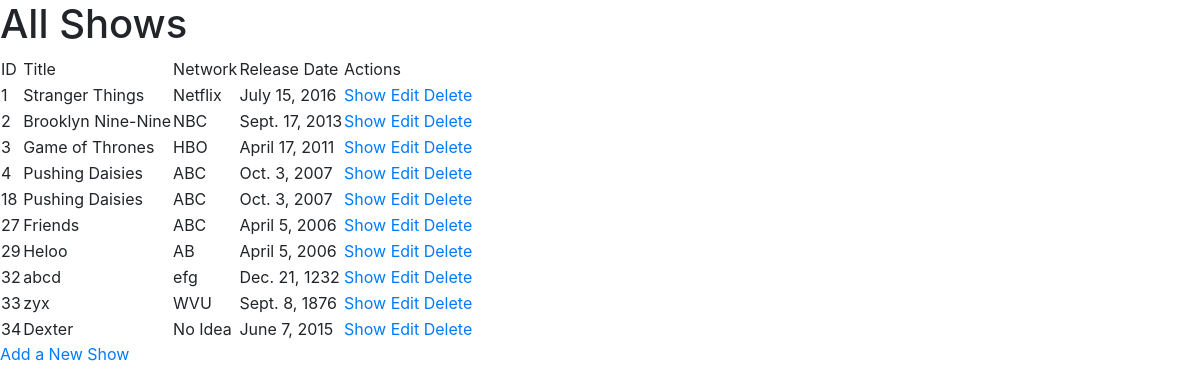
The app's page /shows, older data.
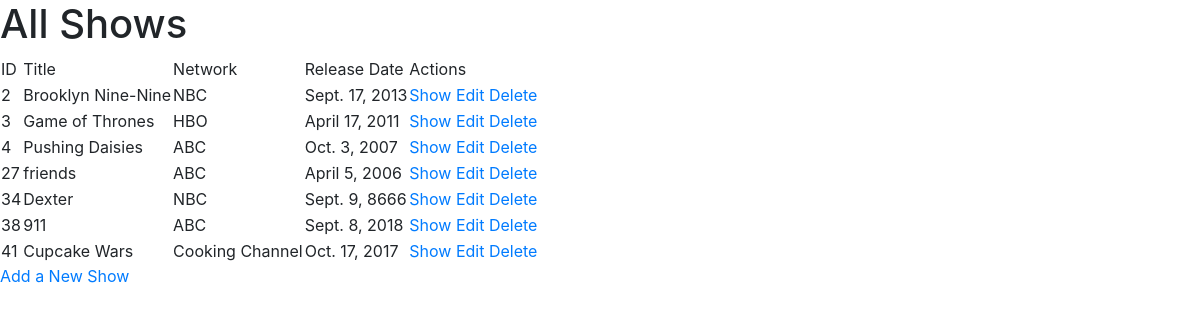
The same page, newer data.
### semi_restful_tv_shows_app/models.py (models this page shows, shortened)
class Show(models.Model):
    title = models.CharField(max_length=255)
    release_date = models.DateField(auto_now=False, auto_now_add=False)
    desc = models.TextField()
    network = models.CharField(max_length=255)
    created_at = DateTimeField(auto_now_add=True)
    updated_at = DateTimeField(auto_now=True)

### semi_restful_tv_shows_app/views.py (the view)
# urls.py: path('shows', views.display_all_shows),
def display_all_shows(request):
    context = {
        'shows' : Show.objects.all()
    }
    return render(request, "all_shows.html", context)

### semi_restful_tv_shows_app/templates/all_shows.html (shortened to what this page needs)
<!DOCTYPE html>
<html lang="en">
<head>
    <link rel="stylesheet" href="https://stackpath.bootstrapcdn.com/bootstrap/4.3.1/css/bootstrap.min.css">
</head>
<body>
    <div id="wrapper">
        <h1>All Shows</h1>
        <table>
            <thead>
                <tr>
                    <td>ID</td>
                    <td>Title</td>
                    <td>Network</td>
                    <td>Release Date</td>
                    <td>Actions</td>
                </tr>
            </thead>
            <tbody>
                {% for show in shows %}
                <tr>
                    <td>{{show.id}}</td>
                    <td>{{show.title}}</td>
                    <td>{{show.network}}</td>
                    <td>{{show.release_date}}</td>
                    <td>
                        <a href="/show_details/{{show.id}}">Show</a>
                        <a href="/shows/{{show.id}}/edit">Edit</a>
                        <a href="/shows/{{show.id}}/destroy">Delete</a>
                    </td>
                </tr>
                {% endfor %}
            </tbody>
        </table>
        <a href="shows/new">Add a New Show</a>
</body>
</html>

Row changes from the older to the newer data that the page shows:
removed Show: id "1", title "Stranger Things", network "Netflix", release_date "July 15, 2016"
removed Show: id "18", title "Pushing Daisies", network "ABC", release_date "Oct. 3, 2007"
removed Show: id "29", title "Heloo", network "AB", release_date "April 5, 2006"
removed Show: id "32", title "abcd", network "efg", release_date "Dec. 21, 1232"
removed Show: id "33", title "zyx", network "WVU", release_date "Sept. 8, 1876"
changed Show id 27: title "Friends" → "friends"
changed Show "Dexter": network "No Idea" → "NBC"; release_date "June 7, 2015" → "Sept. 9, 8666"
added Show: id "38", title "911", network "ABC", release_date "Sept. 8, 2018"
added Show: id "41", title "Cupcake Wars", network "Cooking Channel", release_date "Oct. 17, 2017"
